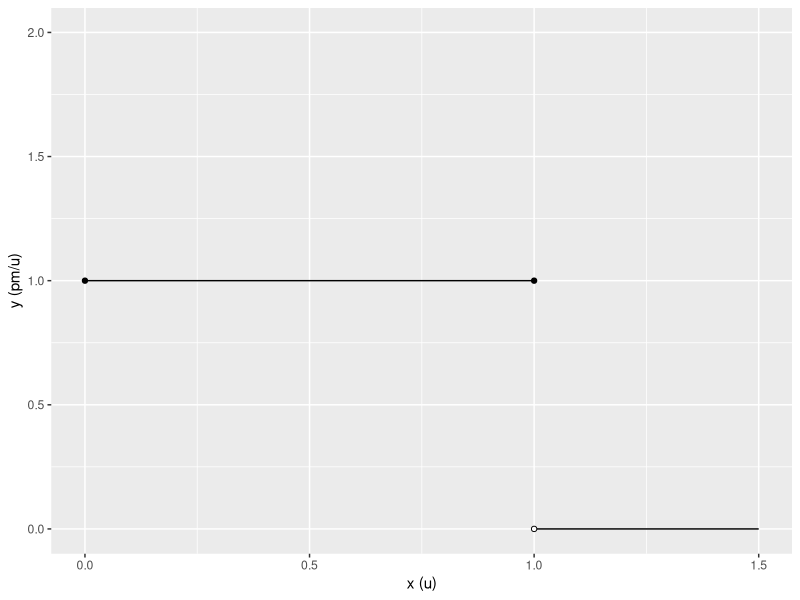
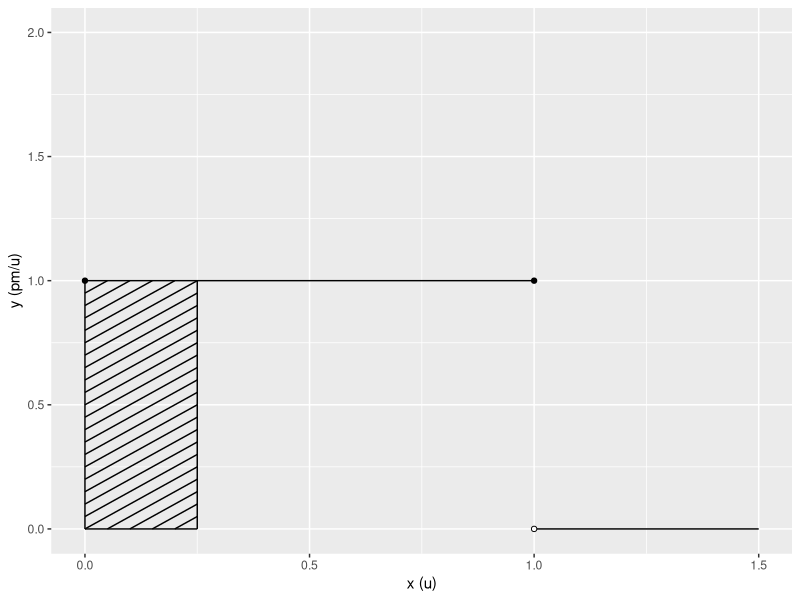
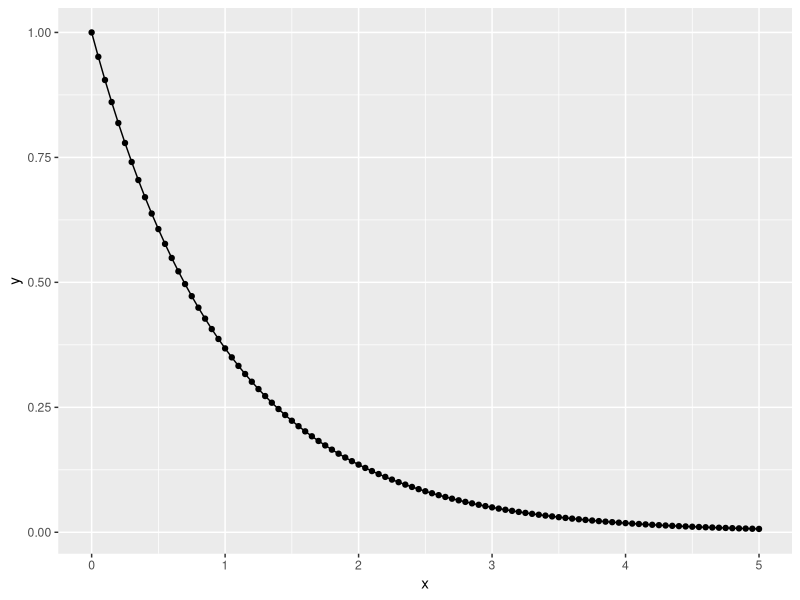
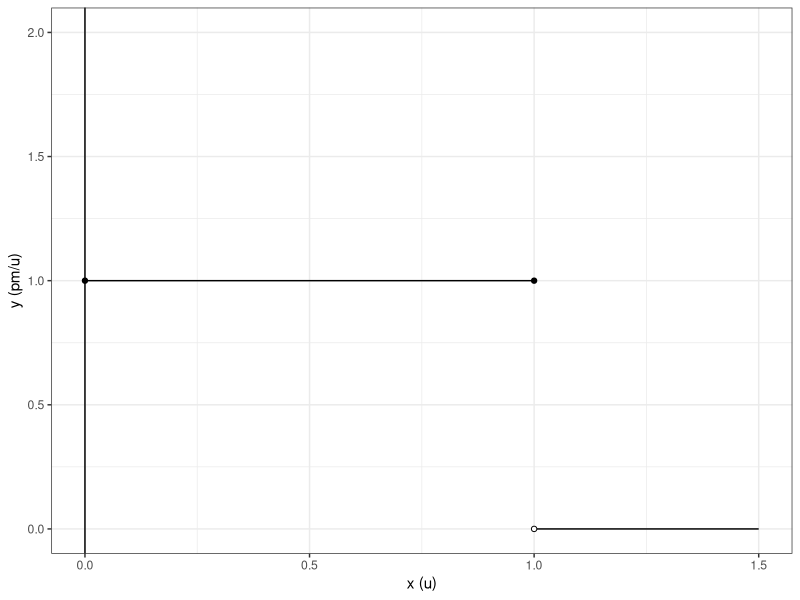
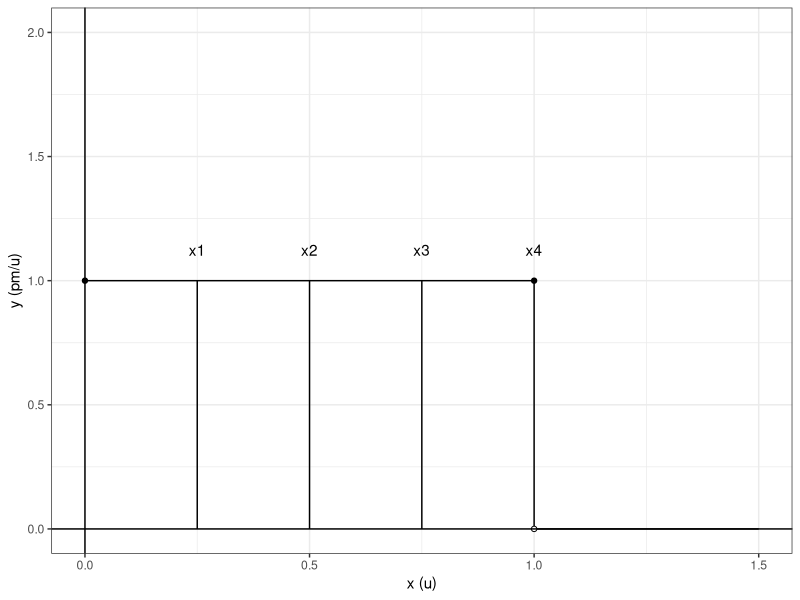
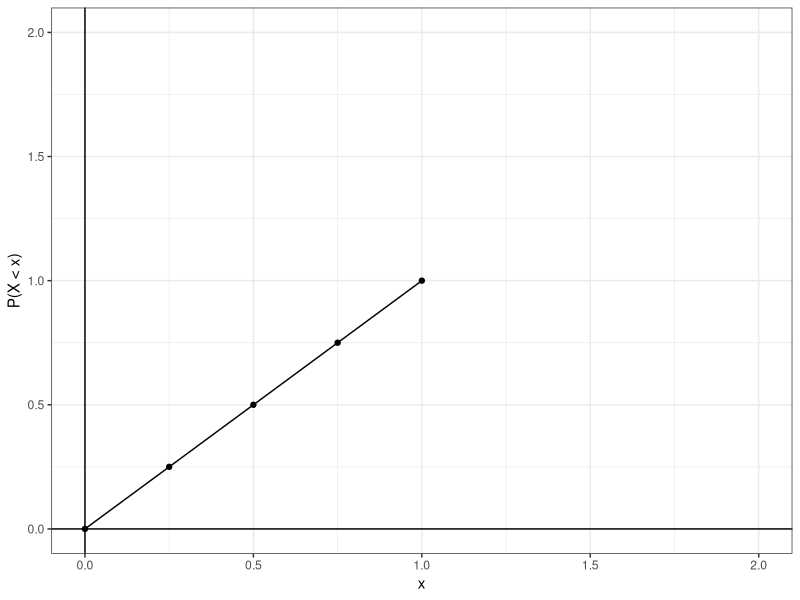
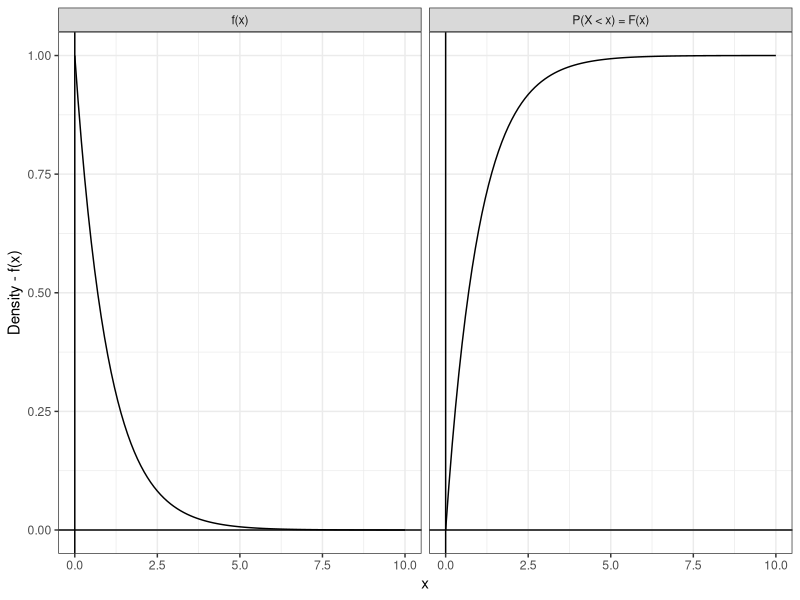
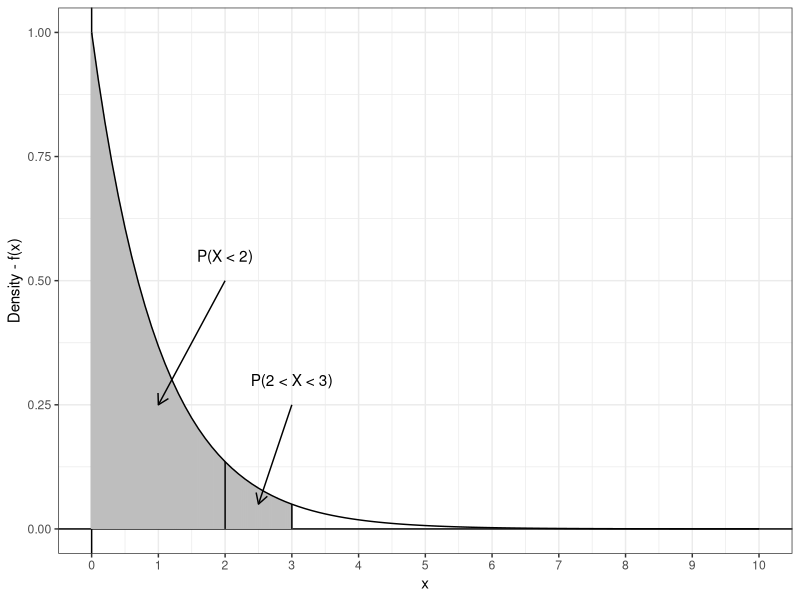

Write R code to recreate these figures, in order.
## ---- chunk 1
a <- data.frame(x = c(0,1), 
                y = c(1,0),
                x_end = c(1,1.5),
                y_end = c(1,0))

b <- data.frame(x = c(0,1), 
                y = c(1,1))

d <- data.frame(x = c(1), 
                y = c(0))
                

ggplot2::ggplot(a, ggplot2::aes(x = x, y = y)) +
  ggplot2::geom_segment(data = a, ggplot2::aes(x = x, y = y, xend = x_end, yend = y_end)) +
  ggplot2::scale_y_continuous(limits = c(0,2)) +
  ggplot2::scale_x_continuous(limits = c(0,1.5)) +
  ggplot2::labs(y = "y (pm/u)", x = "x (u)") +
  ggplot2::geom_point(data = b, ggplot2::aes(x=x,y=y)) +
  ggplot2::geom_point(data = d, ggplot2::aes(x=x,y=y), shape = 21, fill = 'white')


## ---- chunk 2

a <- seq(-.25,1, by = .05)
b <- data.frame(x = c(0,.25,0,0,1), 
                y = c(1,0,0,0,0),
                x_end = c(1,.25,.25,0,1.5),
                y_end = c(1,1,0,1,0))

df <- data.frame(x = ifelse(a < 0, abs(a), 0), 
                 y = ifelse(a < 0, 0, a), 
                 x_end = ifelse(a + .25 > 1, (1-a), .25),
                 y_end = ifelse(a + .25 > 1, 1, a + .25))

b <- data.frame(rbind(b,df))


c <- data.frame(x = c(0,1), 
                y = c(1,1))


d <- data.frame(x = c(1), 
                y = c(0))
                

ggplot2::ggplot(b, ggplot2::aes(x = x, y = y)) +
  ggplot2::geom_segment(data = b, ggplot2::aes(x = x, y = y, xend = x_end, yend = y_end)) +
  ggplot2::scale_y_continuous(limits = c(0,2)) +
  ggplot2::scale_x_continuous(limits = c(0,1.5)) +
  ggplot2::labs(y = "y (pm/u)", x = "x (u)") +
  ggplot2::geom_point(data = c, ggplot2::aes(x=x,y=y)) +
  ggplot2::geom_point(data = d, ggplot2::aes(x=x,y=y), shape = 21, fill = 'white')


## ---- chunk 3
x <- seq(0,5,.05)
y <- exp(-x)
z <- data.frame(x,y)

ggplot2::ggplot(data = z, ggplot2::aes(x=x,y=y))+
  ggplot2::geom_point() +
  ggplot2::geom_line()
## ---- chunk 4
a <- data.frame(x = c(0,1), 
                y = c(1,0),
                x_end = c(1,1.5),
                y_end = c(1,0))

b <- data.frame(x = c(0,1), 
                y = c(1,1))

d <- data.frame(x = c(1), 
                y = c(0))
                

ggplot2::ggplot(a, ggplot2::aes(x = x, y = y)) +
  ggplot2::geom_segment(data = a, ggplot2::aes(x = x, y = y, xend = x_end, yend = y_end)) +
  ggplot2::scale_y_continuous(limits = c(0,2)) +
  ggplot2::scale_x_continuous(limits = c(0,1.5)) +
  ggplot2::labs(y = "y (pm/u)", x = "x (u)") +
  ggplot2::geom_point(data = b, ggplot2::aes(x=x,y=y)) +
  ggplot2::geom_point(data = d, ggplot2::aes(x=x,y=y), shape = 21, fill = 'white') +
  ggplot2::geom_vline(xintercept = 0) +
  ggplot2::theme_bw()

## ---- chunk 5
a <- data.frame(x = c(0,1), 
                y = c(1,0),
                x_end = c(1,1.5),
                y_end = c(1,0))

b <- data.frame(x = c(0,1), 
                y = c(1,1))

d <- data.frame(x = c(1), 
                y = c(0))

e <- data.frame (x = c(.25,.5,.75,1), 
                y = c(0,0,0,0),
                x_end = c(.25,.5,.75,1),
                y_end = c(1,1,1,1))

f <- data.frame(x = c(.25,.5,.75,1),
                y = c(1.125,1.125,1.125,1.125),
                text = c('x1', 'x2' ,'x3', 'x4'))
                

ggplot2::ggplot(a, ggplot2::aes(x = x, y = y)) +
  ggplot2::geom_segment(data = a, ggplot2::aes(x = x, y = y, xend = x_end, yend = y_end)) +
  ggplot2::geom_segment(data = e, ggplot2::aes(x = x, y = y, xend = x_end, yend = y_end)) +
  ggplot2::geom_text(data = f, ggplot2::aes(x = x, y = y, label = text)) +
  ggplot2::scale_y_continuous(limits = c(0,2)) +
  ggplot2::scale_x_continuous(limits = c(0,1.5)) +
  ggplot2::labs(y = "y (pm/u)", x = "x (u)") +
  ggplot2::geom_point(data = b, ggplot2::aes(x=x,y=y)) +
  ggplot2::geom_point(data = d, ggplot2::aes(x=x,y=y), shape = 21, fill = 'white') +
  ggplot2::geom_vline(xintercept = 0) +
  ggplot2::geom_hline(yintercept = 0) +
  ggplot2::theme_bw()

## ---- chunk 6
ranges <- c('P(X < .25)','P(X < .50)','P(X < .75)','P(X < 1)')
x <- c(.25,.5,.75,1)
y <- c(1,1,1,1)
q <- x * y

sample_space <- data.frame(ranges, x,y,q)
names(sample_space) <- c('Range','Base: x', 'Height: f(x)','P(X < x): Base x Height')

x <- flextable::flextable(sample_space)
x <- flextable::align(x, align = 'center', part = 'body')
x <- flextable::align(x, align = 'center', part = 'header')
x <- flextable::bg(x, bg = 'gray', part = 'header')
x <- flextable::hline(x)
x <- flextable::autofit(x)
x
## ---- chunk 7
a <- data.frame(x = c(0,.25,.5,.75,1), 
                y = c(0,.25,.5,.75,1))

ggplot2::ggplot(a, ggplot2::aes(x = x, y = y)) +
  ggplot2::geom_point(shape = 21, color = 'black', fill = 'black') +
  ggplot2::geom_line() +
  ggplot2::xlim(c(0,2)) +
  ggplot2::ylim(c(0,2)) +
  ggplot2::theme_bw() +
  ggplot2::geom_vline(xintercept = 0) +
  ggplot2::geom_hline(yintercept = 0) +
  ggplot2::labs(y = "P(X < x)", x = "x")

## ---- chunk 8
x <- seq(0,10, by = .1)
y <- rep(c("f(x)","P(X < x) = F(x)"), each = length(x))
pdf <- exp(-x)
cdf <- 1-exp(-x)
outs <- c(pdf,cdf)
plot_data <- data.frame(outs, y, x)

ggplot2::ggplot(plot_data, ggplot2::aes(x = x, y = outs)) +
  ggplot2::geom_line() +
  ggplot2::theme_bw() +
  ggplot2::geom_vline(xintercept = 0) +
  ggplot2::geom_hline(yintercept = 0) +
  ggplot2::facet_wrap(~ y) +
  ggplot2::labs(y = 'Density - f(x)')

## ---- chunk 9
x <- seq(0,10, by = .1)
linx <- seq(0,3, by = .01)
pdf <- exp(-x)
Area <- ifelse(linx < 2, 'P(X < 2)', 'P(X < 3)')
plot_data <- data.frame(pdf, x)
verts <- data.frame(x = c(2,3), y = c(0,0),
                        xend = c(2,3), yend = exp(-c(2,3)))


lins <- data.frame(x_start = linx, y_start = 0, x_end = linx, y_end = exp(-linx),
                   Area)

ggplot2::ggplot(plot_data, ggplot2::aes(x = x, y = pdf)) +
  ggplot2::theme_bw() +
  ggplot2::geom_vline(xintercept = 0) +
  ggplot2::geom_hline(yintercept = 0) +
  ggplot2::geom_segment(data = lins, ggplot2::aes(x = x_start, 
                                                  y = y_start, 
                                                  xend = x_end, 
                                                  yend = y_end),
                        color = 'gray') +
  ggplot2::geom_segment(data = verts, ggplot2::aes(x = x, y = y,
                        xend = xend, yend = yend)) +
  ggplot2::geom_line() +
  ggplot2::labs(y = 'Density - f(x)') +
  ggplot2::annotate('segment',x = 3, y = .25, xend = 2.5, yend = 0.05,
                    arrow = ggplot2::arrow(length = ggplot2::unit(0.3, "cm"))) +
  ggplot2::annotate('text', x = 3, y = .3, label = 'P(2 < X < 3)') +
  ggplot2::annotate('segment',x = 2, y = .5, xend = 1, yend = 0.25,
                    arrow = ggplot2::arrow(length = ggplot2::unit(0.3, "cm"))) +
  ggplot2::annotate('text', x = 2, y = .55, label = 'P(X < 2)') +
  ggplot2::scale_x_continuous(breaks = 0:10)

## ---- chunk 10
x <- seq(0,10, by = .1)
linx <- seq(0,10, by = .01)
pdf <- exp(-x)
Area <- ifelse(linx < 2, 'P(X < 2)', 'P(X < 3)')
plot_data <- data.frame(pdf, x)
verts <- data.frame(x = c(2,3), y = c(0,0),
                        xend = c(2,3), yend = exp(-c(2,3)))


lins <- data.frame(x_start = linx, y_start = 0, x_end = linx, y_end = ifelse(linx < 2 | linx > 3, exp(-linx),0),
                   Area)

ggplot2::ggplot(plot_data, ggplot2::aes(x = x, y = pdf)) +
  ggplot2::theme_bw() +
  ggplot2::geom_vline(xintercept = 0) +
  ggplot2::geom_hline(yintercept = 0) +
  ggplot2::geom_segment(data = lins, ggplot2::aes(x = x_start, 
                                                  y = y_start, 
                                                  xend = x_end, 
                                                  yend = y_end),
                        color = 'gray') +
  ggplot2::geom_segment(data = verts, ggplot2::aes(x = x, y = y,
                        xend = xend, yend = yend)) +
  ggplot2::geom_line() +
  ggplot2::labs(y = 'Density - f(x)') +
  ggplot2::annotate('segment',x = 3, y = .25, xend = 3.5, yend = 0.01,
                    arrow = ggplot2::arrow(length = ggplot2::unit(0.3, "cm"))) +
  ggplot2::annotate('text', x = 3, y = .3, label = 'P(X > 3)') +
  ggplot2::annotate('segment',x = 2, y = .5, xend = 1, yend = 0.25,
                    arrow = ggplot2::arrow(length = ggplot2::unit(0.3, "cm"))) +
  ggplot2::annotate('text', x = 2, y = .55, label = 'P(X < 2)') +
  ggplot2::scale_x_continuous(breaks = 0:10)

## ---- chunk 11
cdf <- function(x1,x2) {
  p <- (x1^2 + 2*x1*x2)/(1 + 2*x2)
  p
}

x <- seq(0,1, by = 0.005)
probs <- c(cdf(x,0), cdf(x,1/3), cdf(x,1))
x2s <- rep(c('0','1/3','1'), each = 201)
plot_data <- data.frame(x, x2s, probs)

ggplot2::ggplot(plot_data, ggplot2::aes(x = x, y = probs, linetype = x2s)) +
  ggplot2::theme_bw() +
  ggplot2::geom_vline(xintercept = 0) +
  ggplot2::geom_hline(yintercept = 0) +
  ggplot2::geom_line() +
  ggplot2::labs(y = 'P(X1 < x1 | X2 = x2)', x = 'x1', linetype = 'Value of x2')

## ---- chunk 12
a <- data.frame(x = c(0,sqrt(2)), 
                y = c(0,0),
                x_end = c(sqrt(2),2.5),
                y_end = c(sqrt(2),0))

b <- data.frame(x = c(0,sqrt(2)), 
                y = c(0,sqrt(2)))

d <- data.frame(x = c(sqrt(2)), 
                y = c(0))
                

ggplot2::ggplot(a, ggplot2::aes(x = x, y = y)) +
  ggplot2::geom_segment(data = a, ggplot2::aes(x = x, y = y, xend = x_end, yend = y_end)) +
  ggplot2::scale_y_continuous(limits = c(0,2)) +
  ggplot2::scale_x_continuous(limits = c(0,2.5)) +
  ggplot2::labs(y = "Density", x = "x") +
  ggplot2::geom_point(data = b, ggplot2::aes(x=x,y=y)) +
  ggplot2::geom_point(data = d, ggplot2::aes(x=x,y=y), shape = 21, fill = 'white') +
  ggplot2::geom_vline(xintercept = 0) +
  ggplot2::theme_bw()

## ---- chunk 13
f <- data.frame(x = c(sqrt(2) * 1/8, sqrt(2) * 3/8, sqrt(2) * 5/8, sqrt(2) * 7/8),
                y = c(0,0,0,0),
                labels = c('x*1','x*2','x*3','x*4'))

a <- data.frame(x = c(0,sqrt(2)), 
                y = c(0,0),
                x_end = c(sqrt(2),2.5),
                y_end = c(sqrt(2),0))

b <- data.frame(x = c(0,sqrt(2)), 
                y = c(0,sqrt(2)))

d <- data.frame(x = c(sqrt(2)), 
                y = c(0))

e <- data.frame(x = c(sqrt(2)/4, 2*sqrt(2)/4, 3*sqrt(2)/4, 4*sqrt(2)/4),
                y = c(0,0,0,0),
                x_end = c(sqrt(2)/4, 2*sqrt(2)/4, 3*sqrt(2)/4, 4*sqrt(2)/4),
                y_end = c(sqrt(2)/4, 2*sqrt(2)/4, 3*sqrt(2)/4, 4*sqrt(2)/4))
                

ggplot2::ggplot(a, ggplot2::aes(x = x, y = y)) +
  ggplot2::geom_segment(data = a, ggplot2::aes(x = x, y = y, xend = x_end, yend = y_end)) +
  ggplot2::geom_segment(data = e, ggplot2::aes(x = x, y = y, xend = x_end, yend = y_end)) +
  ggplot2::geom_point(data = f, ggplot2::aes(x = x, y=y)) +
  ggplot2::geom_text(data = f, ggplot2::aes(x=x, y=y, label= labels), nudge_y = .1) +
  ggplot2::scale_y_continuous(limits = c(0,2)) +
  ggplot2::scale_x_continuous(limits = c(0,2.5)) +
  ggplot2::labs(y = "Density", x = "x") +
  ggplot2::geom_point(data = b, ggplot2::aes(x=x,y=y)) +
  ggplot2::geom_point(data = d, ggplot2::aes(x=x,y=y), shape = 21, fill = 'white') +
  ggplot2::geom_vline(xintercept = 0) +
  ggplot2::geom_hline(yintercept = 0) +
  ggplot2::theme_bw()

## ---- chunk 14
apx <- function(n) {
  rng <- sqrt(2)/n
  mid <- rng/2
  x <- seq(0, sqrt(2), by = rng)
  probs <- (x^2)/2
  probs <- diff(probs)
  xi <- (x + mid)[1:length(x)-1]
  E <- t(xi) %*% (probs)
  vals <- list(n, rng, E)
  }

x <- c(1:10,20,50,100,1000)
diff <- c(apx(1)[[2]],apx(2)[[2]],apx(3)[[2]], apx(4)[[2]], apx(5)[[2]], apx(6)[[2]], 
          apx(7)[[2]],apx(8)[[2]],apx(9)[[2]],apx(10)[[2]], apx(20)[[2]], apx(50)[[2]],
          apx(100)[[2]], apx(1000)[[2]])
E <- c(apx(1)[[3]],apx(2)[[3]],apx(3)[[3]], apx(4)[[3]], apx(5)[[3]], apx(6)[[3]], 
          apx(7)[[3]],apx(8)[[3]],apx(9)[[3]],apx(10)[[3]], apx(20)[[3]], apx(50)[[3]],
          apx(100)[[3]], apx(1000)[[3]])

act <- rep(sqrt(2)*2/3, times = 14)
table <- data.frame(round(x,5),round(diff,5), round(E,5), round(E - act,5))
names(table) <- c('Number of Ranges', 'Range Width', 'Approximate E(X)', 'Difference from Actual')
x <- flextable::flextable(table)
x <- flextable::autofit(x)
x <- flextable::align(x, align = "center", part = 'body')
x <- flextable::hline(x)
x <- flextable::bg(x, bg = 'gray', part = 'header')
x

## ---- chunk 15
x <- seq(-2.5, 2.5, by = .01)
y <- dnorm(x)
z <- data.frame(x,y)

ggplot2::ggplot(z, ggplot2::aes(x = x, y = y)) +
  ggplot2::geom_line() +
  ggplot2::geom_hline(yintercept = 0) +
  ggplot2::geom_vline(xintercept = 0) +
  ggplot2::geom_point(x = -1, y = dnorm(-1)) +
  ggplot2::geom_point(x = 1, y = dnorm(1)) +
  ggplot2::theme_bw() +
  ggplot2::labs(x = 'x', y = 'Probability Density')

## ---- chunk 16
x1 <- seq(-4,4, by = .01)
x2 <- seq(-8,8, by = .01)
x3 <- seq(-9,9, by = .01)
x4 <- seq(1,7, by = .01)
x5 <- seq(-1,9, by = .01)
x6 <- seq(-4,12, by = .01)
y1 <- dnorm(x1)
y2 <- dnorm(x2, sd = 2)
y3 <- dnorm(x3, sd = 3)
y4 <- dnorm(x4, mean = 4, sd = 1)
y5 <- dnorm(x5, mean = 4, sd = 2)
y6 <- dnorm(x6, mean = 4, sd = 3)
x <- c(x1,x2,x3,x4,x5,x6)
y <- c(y1,y2,y3,y4,y5,y6)
mu <- rep(c("mu = 0","mu = 0","mu = 0",
              "mu = 4","mu = 4","mu = 4"), 
            c(length(x1), length(x2), length(x3),
              length(x4), length(x5), length(x6)))
sigma <- rep(c('sigma = 1', 'sigma = 2', 'sigma = 3',
            'sigma = 1', 'sigma = 2', 'sigma = 3'), 
          c(length(x1), length(x2), length(x3),
            length(x4), length(x5) , length(x6)))
z <- data.frame(x,y, mu = as.factor(mu), sigma = as.factor(sigma))

ggplot2::ggplot(z, ggplot2::aes(x = x, y = y)) +
  ggplot2::geom_line() +
  ggplot2::geom_hline(yintercept = 0) +
  ggplot2::scale_x_continuous(breaks = c(-8,-6,-4,-2,0,2,4,6,8,10)) +
  ggplot2::theme_bw() +
  ggplot2::labs(x = 'x', y = 'Probability Density') +
  ggplot2::facet_grid(cols = ggplot2::vars(sigma), rows = ggplot2::vars(mu))

## ---- chunk 17
x <- seq(-4,4, by = 0.01)
y <- dnorm(x)
func_vals <- data.frame(x,y)

lines <- data.frame(x = c(-2,-1,1,2),
                    xend = c(-2,-1,1,2),
                    y = c(0,0,0,0),
                    yend = dnorm(c(-2,-1,1,2)))

ggplot2::ggplot(func_vals, ggplot2::aes(x = x, y = y)) +
  ggplot2::geom_line() +
  ggplot2::geom_segment(data = lines, ggplot2::aes(x = x, y = y, xend = xend, 
                                          yend = yend)) +
  ggplot2::geom_segment(x = 0, y = 0, xend = 0, yend = dnorm(0), linetype = 'dotted') +
  ggplot2::labs(y = 'Probability Density', x = 'Standard Deviations') +
  ggplot2::annotate("segment",
                    x = 0, y = .2, xend = -1, yend = .2,
                    arrow = ggplot2::arrow(length = ggplot2::unit(0.2, "cm"), type = "closed")
                    ) +
  ggplot2::annotate("segment",
                    x = 0, y = .2, xend = 1, yend = .2,
                    arrow = ggplot2::arrow(length = ggplot2::unit(0.2, "cm"), type = "closed")
                    ) +
  ggplot2::annotate("segment",
                    x = 0, y = .025, xend = -2, yend = .025,
                    arrow = ggplot2::arrow(length = ggplot2::unit(0.2, "cm"), type = "closed")
                    ) +
  ggplot2::annotate("segment",
                    x = 0, y = .025, xend = 2, yend = .025,
                    arrow = ggplot2::arrow(length = ggplot2::unit(0.2, "cm"), type = "closed")
                    ) +
  ggplot2::annotate("text", x = 0, y = .215, label = '68.3%') +
  ggplot2::annotate("text", x = 0, y = .04, label = '95.4%') +
  ggplot2::theme_bw()
## ---- chunk 18


table <- data.frame(z = seq(0,.5,by = .1),
           '0.00' = round(pnorm(seq(0,.5,by = .1)),5),
           '0.01' = round(pnorm(seq(0.01, 0.51,by = .1)),5),
           '0.02' = round(pnorm(seq(0.02, 0.52,by = .1)),5),
           '0.03' = round(pnorm(seq(0.03, 0.53,by = .1)),5),
           '0.04' = round(pnorm(seq(0.04, 0.54,by = .1)),5),
           '0.05' = round(pnorm(seq(0.05, 0.55,by = .1)),5),
           '0.06' = round(pnorm(seq(0.06, 0.56,by = .1)),5),
           '0.07' = round(pnorm(seq(0.07, 0.57,by = .1)),5),
           '0.08' = round(pnorm(seq(0.08, 0.58,by = .1)),5),
           '0.09' = round(pnorm(seq(0.09, 0.59,by = .1)),5)
           )

names(table) <- c('z', '0.00','0.01','0.02','0.03','0.04','0.05','0.06',
                  '0.07','0.08','0.09')

x <- flextable::flextable(table)
x <- flextable::autofit(x)
x <- flextable::align(x, align = "center", part = 'all')
x <- flextable::hline(x)
x <- flextable::vline(x, j = 1)
x <- flextable::bg(x, bg = 'gray', part = 'header')
x <- flextable::bg(x, bg = 'gray', j = 1)
x <- flextable::bg(x, i = 4, j = 4, bg = '#B2EBF2')
x <- flextable::bold(x, i = 4, j = 4)
x

## ---- chunk 19

x_1 <- seq(-3,3,by = 0.01)
y_1 <- dnorm(x_1)
x_2 <- seq(-3,3,by = 0.01)
y_2 <- pnorm(x_1)
pdf <- data.frame(x = x_1, y = y_1, grp = 'The Standard Normal pdf')
cdf <- data.frame(x = x_2, y = y_2, grp = 'The Standard Normal cdf')
all_data <- rbind(pdf,cdf)
all_data$grp <- factor(all_data$grp, levels = c(
  'The Standard Normal pdf', 'The Standard Normal cdf'
), ordered = TRUE)

ggplot2::ggplot(all_data, ggplot2::aes(x = x, y = y, color)) +
  ggplot2::geom_line() +
  ggplot2::facet_grid(cols = ggplot2::vars(grp)) +
  ggplot2::labs(x = 'z', y = '') +
  ggplot2::theme_bw() 

## ---- chunk 20
x <- seq(-4,8, by = 0.01)
y <- dnorm(x,2,2)
func_vals <- data.frame(x,y)
x_0 <- seq(-4,3, by = 0.01)
y_0 <- rep(0, times = length(x_0))
y_1 <- dnorm(x_0,2,2)
lin_vals <- data.frame(x_0,y_0,y_1)

ggplot2::ggplot(func_vals, ggplot2::aes(x = x, y = y)) +
  ggplot2::geom_segment(data = lin_vals, 
                        ggplot2::aes(x = x_0, y = y_0, xend = x_0, yend = y_1),
                        color = '#B2EBF2') +
  ggplot2::geom_line() +
  ggplot2::geom_segment(x = 3, y = 0, xend = 3, yend = dnorm(3,2,2)) +
  ggplot2::geom_hline(yintercept = 0) +
  ggplot2::labs(y = 'Probability Density', x = 'x') +
  ggplot2::geom_text(x = 1.1, y = 0.075, label = 'P(X < 3)', size = 5) +
  ggplot2::theme_bw()
## ---- chunk 21
x <- seq(-3,3, by = 0.01)
y <- dnorm(x)
func_vals <- data.frame(x,y)
x_0 <- c(seq(-3, -1, by = 0.01),seq(1, 3, by = 0.01))
y_0 <- rep(0, times = length(x_0))
y_1 <- dnorm(x_0)
lin_vals <- data.frame(x_0,y_0,y_1)

ggplot2::ggplot(func_vals, ggplot2::aes(x = x, y = y)) +
  ggplot2::geom_segment(data = lin_vals, 
                        ggplot2::aes(x = x_0, y = y_0, xend = x_0, yend = y_1),
                        color = 'gray') +
  ggplot2::geom_line() +
  ggplot2::geom_segment(x = 1, y = 0, xend = 1, yend = dnorm(1)) +
  ggplot2::geom_segment(x = -1, y = 0, xend = -1, yend = dnorm(1)) +
  ggplot2::geom_segment(x = 0, y = 0, xend = 0, yend = dnorm(0)) +
  ggplot2::geom_hline(yintercept = 0) +
  ggplot2::labs(y = 'Probability Density', x = 'z') +
  ggplot2::scale_x_continuous(breaks = c(-3,-2,-1,0,1,2,3)) +
  ggplot2::geom_text(x = 1.5, y = 0.075, label = 'P(Z > 1)', size = 4, angle = -45) +
  ggplot2::geom_text(x = -1.5, y = 0.075, label = 'P(Z < -1)', size = 4, angle = 45) +
  ggplot2::theme_bw()
## ---- chunk 22
x <- seq(-3,3, by = 0.01)
y <- dnorm(x)
func_vals <- data.frame(x,y)
x_0 <- seq(-1.25,1.25, by = 0.01)
y_0 <- rep(0, times = length(x_0))
y_1 <- dnorm(x_0)
lin_vals <- data.frame(x_0,y_0,y_1)

ggplot2::ggplot(func_vals, ggplot2::aes(x = x, y = y)) +
  ggplot2::geom_segment(data = lin_vals, 
                        ggplot2::aes(x = x_0, y = y_0, xend = x_0, yend = y_1),
                        color = 'gray') +
  ggplot2::geom_line() +
  ggplot2::geom_segment(x = 1.25, y = 0, xend = 1.25, yend = dnorm(1.25)) +
  ggplot2::geom_segment(x = -1.25, y = 0, xend = -1.25, yend = dnorm(1.25)) +
  ggplot2::geom_segment(x = 0, y = 0, xend = 0, yend = dnorm(0)) +
  ggplot2::geom_hline(yintercept = 0) +
  ggplot2::labs(y = 'Probability Density', x = 'z') +
  ggplot2::scale_x_continuous(breaks = c(-3,-2,-1,0,1,2,3)) +
  ggplot2::geom_text(x = 0.5, y = 0.15, label = 'P(0 < Z < 1.25)', size = 5, angle = 90) +
  ggplot2::geom_text(x = -0.5, y = 0.15, label = 'P(-1.25 < Z < 0)', size = 5, angle = 90) +
  ggplot2::theme_bw()
## ---- chunk 23
x <- seq(0.01,3, by = 0.01)
y_1 <- dchisq(x, df = 1)
y_2 <- dchisq(x, df = 2)
y_3 <- dchisq(x, df = 3)
y_4 <- dchisq(x, df = 4)
y_5 <- dchisq(x, df = 5)

y <- c(y_1, y_2, y_3, y_4, y_5)
plot_data <- data.frame(y)
plot_data$x <- x
plot_data$grp <- rep(c('1 df', '2 df','3 df','4 df','5 df'),
                     each = length(x))


ggplot2::ggplot(plot_data, ggplot2::aes(x = x, y = y, linetype = grp,
                                        color = grp)) +
  ggplot2::geom_line(linewidth = 0.6) +
  ggplot2::scale_y_continuous(limits = c(0,2)) +
  ggplot2::scale_x_continuous(limits = c(0,3)) +
  ggplot2::labs(y = "Density", x = 'X', color = '', linetype = '') +
  ggplot2::theme_bw()
